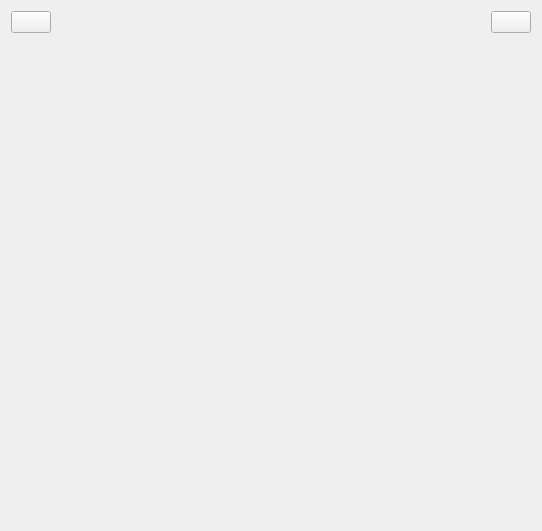
<?xml version="1.0" encoding="UTF-8"?>
<ui version="4.0">
 <class>masterView</class>
 <widget class="QWidget" name="masterView">
  <property name="geometry">
   <rect>
    <x>0</x>
    <y>0</y>
    <width>542</width>
    <height>531</height>
   </rect>
  </property>
  <property name="windowTitle">
   <string>masterView</string>
  </property>
  <layout class="QGridLayout" name="gridLayout_2">
   <item row="0" column="0">
    <layout class="QGridLayout" name="gridLayout">
     <item row="0" column="0">
      <widget class="QPushButton" name="btBack">
       <property name="text">
        <string/>
       </property>
       <property name="icon">
        <iconset resource="lab3.qrc">
         <normaloff>:/img/back.png</normaloff>:/img/back.png</iconset>
       </property>
      </widget>
     </item>
     <item row="0" column="1">
      <spacer name="horizontalSpacer">
       <property name="orientation">
        <enum>Qt::Orientation::Horizontal</enum>
       </property>
       <property name="sizeHint" stdset="0">
        <size>
         <width>40</width>
         <height>20</height>
        </size>
       </property>
      </spacer>
     </item>
     <item row="0" column="2">
      <widget class="QLabel" name="labelTitle">
       <property name="text">
        <string/>
       </property>
      </widget>
     </item>
     <item row="0" column="3">
      <spacer name="horizontalSpacer_2">
       <property name="orientation">
        <enum>Qt::Orientation::Horizontal</enum>
       </property>
       <property name="sizeHint" stdset="0">
        <size>
         <width>40</width>
         <height>20</height>
        </size>
       </property>
      </spacer>
     </item>
     <item row="0" column="4">
      <widget class="QPushButton" name="btLogout">
       <property name="text">
        <string/>
       </property>
       <property name="icon">
        <iconset resource="lab3.qrc">
         <normaloff>:/img/logout.png</normaloff>:/img/logout.png</iconset>
       </property>
      </widget>
     </item>
    </layout>
   </item>
   <item row="1" column="0">
    <widget class="QStackedWidget" name="stackedWidget"/>
   </item>
  </layout>
 </widget>
 <resources>
  <include location="lab3.qrc"/>
 </resources>
 <connections/>
</ui>
